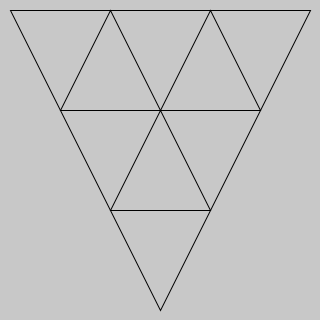
Frame 1 (no input)
Frame 60 (the mouse pressed at the canvas centre just before this capture): identical to frame 1, image omitted
Frame 120 (the mouse held since frame 60 and released just before this capture): identical to frame 1, image omitted

The Processing sketch that drew this single still picture (run headless with seeded random() and noise(); from frame 60 on, the mouse is pressed at the canvas centre):

// Processing sketch: Triangles
// ── Triangles.pde
void setup() {
  size(320, 320);
}
void draw() {
  background(200);
  noFill();
  triangle(10, 10, 160, 310, 310, 10);
  triangle(160, 110, 110, 210, 210, 210);
  triangle(110, 10, 60, 110, 160, 110);
  triangle(160, 110, 210, 10, 260, 110);
}  
